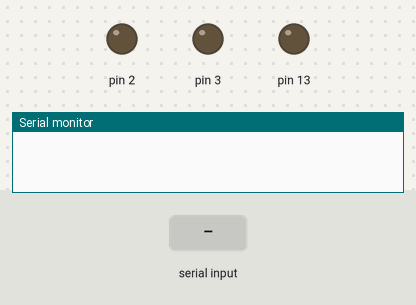
Recording of a sketch running on a simulated Arduino Uno, built with avr-gcc and run on an emulated ATmega328P. On the bench: output pins drawn as LEDs (lit = HIGH), the last lines printed to the serial monitor. The inputs (shaded band) are chosen by the test bench.

Above: at 1.2 s.
1.3 s: "1" received over the second serial link
At 1.9 s:
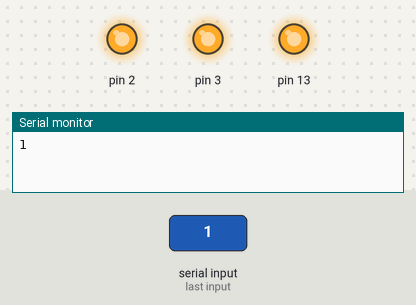
Timing chart, 0 to 4.3 s (numbered marks = the images above; inputs shaded):
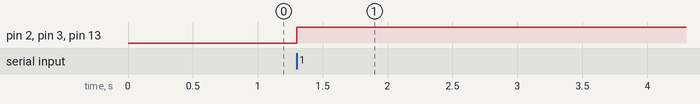

Measured:
- after the input at 1.3 s, pin 2, pin 3, pin 13: LOW → HIGH at once

The sketch:

sketch_apr10b.ino
```cpp
#include <SoftwareSerial.h>

SoftwareSerial BT(10, 11);
//SoftwareSerial BT(A1,A2);

// creates a "virtual" serial port/UART
// connect BT module TX to D10
// connect BT module RX to D11
// connect BT Vcc to 5V, GND to GND
void setup()
{
  Serial.begin(9600);
  pinMode(3,OUTPUT);
  // set digital pin to control as an output
  pinMode(2,OUTPUT);
  // set digital pin to control as an output
  pinMode(13, OUTPUT);
  // set the data rate for the SoftwareSerial port
  BT.begin(9600);
  // Send test message to other device
  BT.println("Hello from Arduino");
}
char a; // stores incoming character from other device
void loop()
{
  if (BT.available())
  // if text arrived in from BT serial...
  {
    a=(BT.read());
    Serial.print(a);
    if (a=='1')
    {
      digitalWrite(3,HIGH);
      digitalWrite(13, HIGH);
      digitalWrite(2,HIGH);
      digitalWrite(4,HIGH);
      delay(5000);
      digitalWrite(4,LOW);
    }
    if (a=='2')
    {
      digitalWrite(4,LOW);
      digitalWrite(3,LOW);
      digitalWrite(13, LOW);
      digitalWrite(2,LOW);
    }
    if (a=='?')
    {
      BT.println("Send '1' to turn LED on");
      BT.println("Send '2' to turn LED on");
    }
    // you can add more "if" statements with other characters to add more commands
  }
}
```
